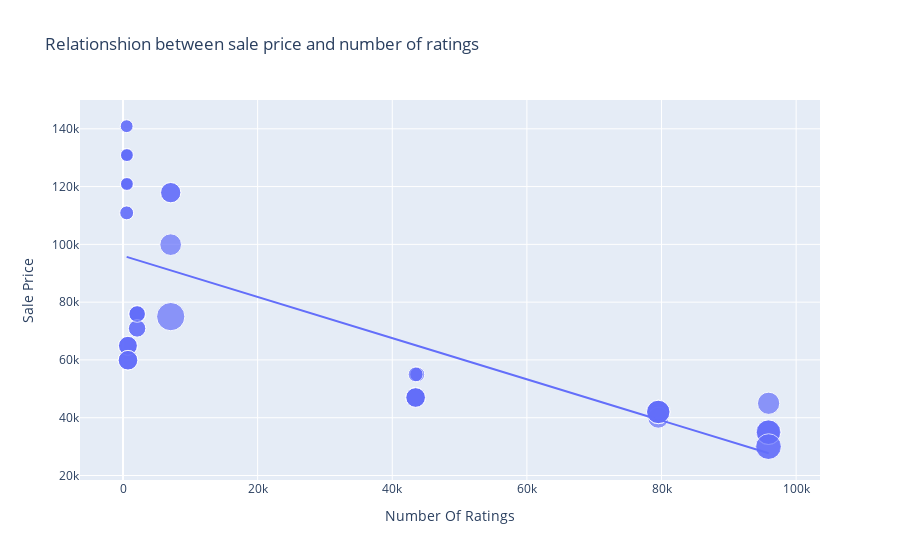

The notebook cell this image was saved under:
### Markdown cell above
# Q4. what is the relationship between the sale price of iphone and number of ratings on flipkart

### Code cell
figure = px.scatter(data_frame = df , x = "Number Of Ratings" ,
                    y = "Sale Price" , size = "Discount Percentage" , trendline = "ols" ,
                    title = "Relationshion between sale price and number of ratings")

figure.show()

### Figure 1 — Plotly figure (JSON) as saved in the notebook; plotly's stock layout.template omitted (floating-point values rounded to 4 significant figures)
{"data": [{"hovertemplate": "Number Of Ratings=%{x}<br>Sale Price=%{y}<br>Discount Percentage=%{marker.size}<extra></extra>", "legendgroup": "", "marker": {"color": "#636efa", "size": [0, 0, 0, 0, 0, 0, 0, 0, 0, 20, 16, 20, 20, 20, 0, 0, 0, 0, 29, 15, 0, 15, 17, 18, 6, 6, 13, 6, 14, 10, 7, 6, 6, 13, 13, 10, 10, 6, 14, 6, 10, 6, 11, 11, 10, 14, 7, 6, 6, 6, 8, 8, 24, 22, 22, 22, 8, 24, 14, 14, 14, 14], "sizemode": "area", "sizeref": 0.0725, "symbol": "circle"}, "mode": "markers", "name": "", "orientation": "v", "showlegend": false, "type": "scatter", "x": [3431, 3431, 3431, 11202, 11202, 3431, 3431, 11202, 1454, 79512, 79512, 79582, 79512, 79512, 1078, 1078, 1078, 1078, 7088, 7088, 1078, 7088, 7081, 95909, 542, 580, 740, 545, 740, 2101, 545, 580, 580, 730, 730, 2101, 2101, 580, 740, 580, 2092, 545, 2101, 2092, 2101, 740, 545, 580, 580, 580, 43707, 43707, 95807, 95909, 95807, 95909, 43470, 95909, 43470, 43470, 43470, 43470], "xaxis": "x", "y": [49900, 84900, 84900, 77000, 77000, 49900, 49900, 77000, 89900, 41999, 39999, 41999, 41999, 41999, 131900, 117100, 131900, 117100, 74999, 117900, 117100, 117900, 99900, 44999, 140900, 130900, 64900, 120900, 59900, 75900, 110900, 130900, 120900, 64900, 64900, 75900, 75900, 120900, 59900, 120900, 75900, 140900, 70900, 70900, 75900, 59900, 110900, 120900, 130900, 130900, 54999, 54999, 29999, 34999, 34999, 34999, 54999, 29999, 46999, 46999, 46999, 46999], "yaxis": "y"}, {"hovertemplate": "<b>OLS trendline</b><br>Sale Price = -0.712783 * Number Of Ratings + 96054.8<br>R<sup>2</sup>=0.492139<br><br>Number Of Ratings=%{x}<br>Sale Price=%{y} <b>(trend)</b><extra></extra>", "legendgroup": "", "marker": {"color": "#636efa", "symbol": "circle"}, "mode": "lines", "name": "", "showlegend": false, "type": "scatter", "x": [542, 545, 545, 545, 545, 580, 580, 580, 580, 580, 580, 580, 580, 730, 730, 740, 740, 740, 740, 1078, 1078, 1078, 1078, 1078, 1454, 2092, 2092, 2101, 2101, 2101, 2101, 2101, 3431, 3431, 3431, 3431, 3431, 7081, 7088, 7088, 7088, 11202, 11202, 11202, 43470, 43470, 43470, 43470, 43470, 43707, 43707, 79512, 79512, 79512, 79512, 79582, 95807, 95807, 95909, 95909, 95909, 95909], "xaxis": "x", "y": [95670.0, 95670.0, 95670.0, 95670.0, 95670.0, 95640.0, 95640.0, 95640.0, 95640.0, 95640.0, 95640.0, 95640.0, 95640.0, 95530.0, 95530.0, 95530.0, 95530.0, 95530.0, 95530.0, 95290.0, 95290.0, 95290.0, 95290.0, 95290.0, 95020.0, 94560.0, 94560.0, 94560.0, 94560.0, 94560.0, 94560.0, 94560.0, 93610.0, 93610.0, 93610.0, 93610.0, 93610.0, 91010.0, 91000.0, 91000.0, 91000.0, 88070.0, 88070.0, 88070.0, 65070.0, 65070.0, 65070.0, 65070.0, 65070.0, 64900.0, 64900.0, 39380.0, 39380.0, 39380.0, 39380.0, 39330.0, 27770.0, 27770.0, 27690.0, 27690.0, 27690.0, 27690.0], "yaxis": "y"}], "layout": {"autosize": true, "legend": {"itemsizing": "constant", "tracegroupgap": 0}, "title": {"text": "Relationshion between sale price and number of ratings"}, "xaxis": {"anchor": "y", "autorange": true, "domain": [0, 1], "range": [-5986.0, 103000.0], "title": {"text": "Number Of Ratings"}, "type": "linear"}, "yaxis": {"anchor": "x", "autorange": true, "domain": [0, 1], "range": [11530.0, 153700.0], "title": {"text": "Sale Price"}, "type": "linear"}}}
